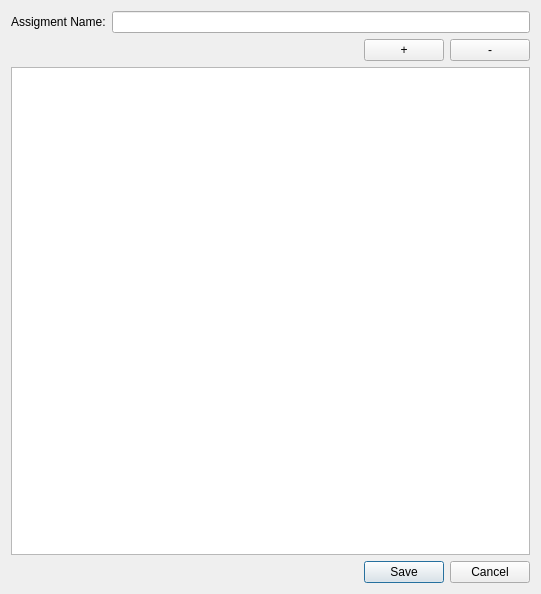
<?xml version="1.0" encoding="UTF-8"?>
<ui version="4.0">
 <class>Dialog</class>
 <widget class="QDialog" name="Dialog">
  <property name="geometry">
   <rect>
    <x>0</x>
    <y>0</y>
    <width>541</width>
    <height>594</height>
   </rect>
  </property>
  <property name="windowTitle">
   <string>Dialog</string>
  </property>
  <layout class="QGridLayout" name="gridLayout">
   <item row="1" column="0">
    <layout class="QHBoxLayout" name="horizontalLayout_2">
     <item>
      <widget class="QLabel" name="label">
       <property name="text">
        <string>Assigment Name:</string>
       </property>
      </widget>
     </item>
     <item>
      <widget class="QLineEdit" name="tbName"/>
     </item>
    </layout>
   </item>
   <item row="3" column="0">
    <widget class="QTableWidget" name="tableWidget"/>
   </item>
   <item row="4" column="0">
    <widget class="QDialogButtonBox" name="buttonBox">
     <property name="orientation">
      <enum>Qt::Orientation::Horizontal</enum>
     </property>
     <property name="standardButtons">
      <set>QDialogButtonBox::StandardButton::Cancel|QDialogButtonBox::StandardButton::Save</set>
     </property>
    </widget>
   </item>
   <item row="2" column="0">
    <layout class="QHBoxLayout" name="horizontalLayout">
     <item>
      <spacer name="horizontalSpacer">
       <property name="orientation">
        <enum>Qt::Orientation::Horizontal</enum>
       </property>
       <property name="sizeHint" stdset="0">
        <size>
         <width>40</width>
         <height>20</height>
        </size>
       </property>
      </spacer>
     </item>
     <item>
      <widget class="QPushButton" name="bAdd">
       <property name="baseSize">
        <size>
         <width>0</width>
         <height>0</height>
        </size>
       </property>
       <property name="text">
        <string>+</string>
       </property>
      </widget>
     </item>
     <item>
      <widget class="QPushButton" name="bRemove">
       <property name="text">
        <string>-</string>
       </property>
      </widget>
     </item>
    </layout>
   </item>
  </layout>
 </widget>
 <resources/>
 <connections>
  <connection>
   <sender>buttonBox</sender>
   <signal>accepted()</signal>
   <receiver>Dialog</receiver>
   <slot>accept()</slot>
   <hints>
    <hint type="sourcelabel">
     <x>248</x>
     <y>254</y>
    </hint>
    <hint type="destinationlabel">
     <x>157</x>
     <y>274</y>
    </hint>
   </hints>
  </connection>
  <connection>
   <sender>buttonBox</sender>
   <signal>rejected()</signal>
   <receiver>Dialog</receiver>
   <slot>reject()</slot>
   <hints>
    <hint type="sourcelabel">
     <x>316</x>
     <y>260</y>
    </hint>
    <hint type="destinationlabel">
     <x>286</x>
     <y>274</y>
    </hint>
   </hints>
  </connection>
 </connections>
</ui>
